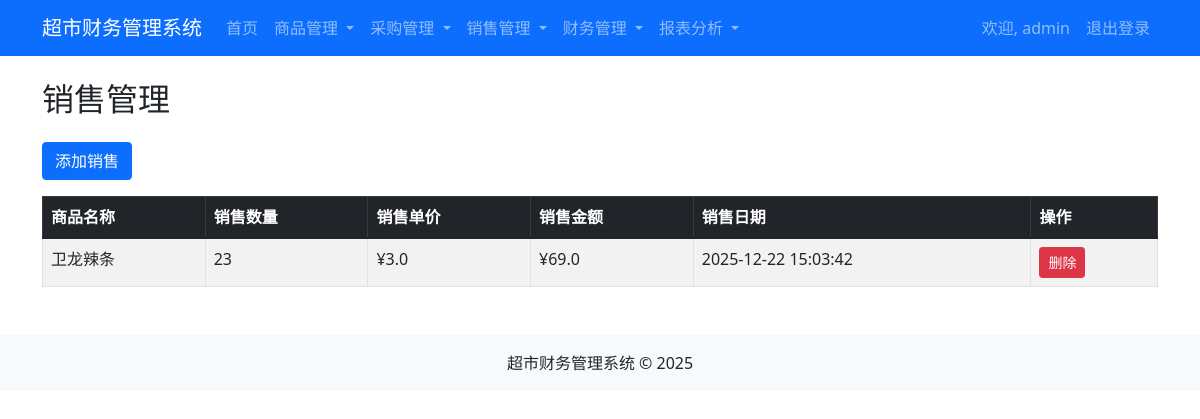
The app's page /sales (signed in) with its own data.
### app.py (models this page shows, shortened)
class User(db.Model, UserMixin):
    id = db.Column(db.Integer, primary_key=True)
    username = db.Column(db.String(20), unique=True, nullable=False)
    email = db.Column(db.String(120), unique=True, nullable=False)
    password = db.Column(db.String(60), nullable=False)
    role = db.Column(db.String(20), nullable=False, default='user')

class Sale(db.Model):
    id = db.Column(db.Integer, primary_key=True)
    product_id = db.Column(db.Integer, db.ForeignKey('product.id'), nullable=False)
    quantity = db.Column(db.Integer, nullable=False)
    total_amount = db.Column(db.Float, nullable=False)
    sale_date = db.Column(db.DateTime, nullable=False, default=datetime.utcnow)
    product = db.relationship('Product', backref=db.backref('sales', lazy=True))

class Product(db.Model):
    id = db.Column(db.Integer, primary_key=True)
    name = db.Column(db.String(100), nullable=False)
    category = db.Column(db.String(50), nullable=False)
    price = db.Column(db.Float, nullable=False)
    cost_price = db.Column(db.Float, nullable=False)

### app.py (the view)
@app.route("/sales")
@login_required
def sale_list():
    sales = Sale.query.order_by(Sale.sale_date.desc()).all()
    return render_template('sale_list.html', sales=sales)

### app.py (called while the page is built)
@login_manager.user_loader
def load_user(user_id):
    return User.query.get(int(user_id))

### templates/sale_list.html
{% extends 'base.html' %}
{% block content %}
<div class="row">
    <div class="col-md-12">
        <h2 class="mb-4">销售管理</h2>
        <a href="{{ url_for('add_sale') }}" class="btn btn-primary mb-3">添加销售</a>
        <div class="table-responsive">
            <table class="table table-striped table-bordered">
                <thead class="table-dark">
                    <tr>
                        <th>商品名称</th>
                        <th>销售数量</th>
                        <th>销售单价</th>
                        <th>销售金额</th>
                        <th>销售日期</th>
                        <th>操作</th>
                    </tr>
                </thead>
                <tbody>
                    {% for sale in sales %}
                    <tr>
                        <td>{{ sale.product.name }}</td>
                        <td>{{ sale.quantity }}</td>
                        <td>¥{{ sale.product.price }}</td>
                        <td>¥{{ sale.total_amount }}</td>
                        <td>{{ sale.sale_date.strftime('%Y-%m-%d %H:%M:%S') }}</td>
                        <td>
                            <form action="{{ url_for('delete_sale', sale_id=sale.id) }}" method="POST" style="display: inline;">
                                <button type="submit" class="btn btn-sm btn-danger" onclick="return confirm('确定要删除该销售记录吗？')">删除</button>
                            </form>
                        </td>
                    </tr>
                    {% endfor %}
                </tbody>
            </table>
        </div>
    </div>
</div>
{% endblock %}

### templates/base.html (shortened to what this page needs)
<!DOCTYPE html>
<html lang="zh-CN">
<head>
    <link rel="stylesheet" href="https://cdn.jsdelivr.net/npm/bootstrap@5.1.3/dist/css/bootstrap.min.css">
    <link rel="stylesheet" href="{{ url_for('static', filename='style.css') }}">
</head>
<body>
    <nav class="navbar navbar-expand-lg navbar-dark bg-primary">
        <div class="container">
            <a class="navbar-brand" href="{{ url_for('home') }}">超市财务管理系统</a>
            <div class="collapse navbar-collapse" id="navbarNav">
                {% if current_user.is_authenticated %}
                <ul class="navbar-nav">
                    <li class="nav-item">
                        <a class="nav-link" href="{{ url_for('home') }}">首页</a>
                    </li>
                    <li class="nav-item dropdown">
                        <a class="nav-link dropdown-toggle" href="#" id="productDropdown" role="button" data-bs-toggle="dropdown" aria-expanded="false">
                            商品管理
                        </a>
                    </li>
                    <li class="nav-item dropdown">
                        <a class="nav-link dropdown-toggle" href="#" id="purchaseDropdown" role="button" data-bs-toggle="dropdown" aria-expanded="false">
                            采购管理
                        </a>
                    </li>
                    <li class="nav-item dropdown">
                        <a class="nav-link dropdown-toggle" href="#" id="saleDropdown" role="button" data-bs-toggle="dropdown" aria-expanded="false">
                            销售管理
                        </a>
                    </li>
                    <li class="nav-item dropdown">
                        <a class="nav-link dropdown-toggle" href="#" id="financeDropdown" role="button" data-bs-toggle="dropdown" aria-expanded="false">
                            财务管理
                        </a>
                    </li>
                    <li class="nav-item dropdown">
                        <a class="nav-link dropdown-toggle" href="#" id="reportDropdown" role="button" data-bs-toggle="dropdown" aria-expanded="false">
                            报表分析
                        </a>
                    </li>
                </ul>
                <ul class="navbar-nav ms-auto">
                    <li class="nav-item">
                        <span class="nav-link">欢迎, {{ current_user.username }}</span>
                    </li>
                    <li class="nav-item">
                        <a class="nav-link" href="{{ url_for('logout') }}">退出登录</a>
                    </li>
                </ul>
                {% endif %}
            </div>
        </div>
    </nav>
    <main class="container mt-4">
        {% block content %}
        {% endblock %}
    </main>
    <footer class="bg-light text-center py-3 mt-5">
        <div class="container">
            <p class="mb-0">超市财务管理系统 &copy; 2025</p>
        </div>
    </footer>
</body>
</html>

### static/style.css (style rules this page uses)
.table { margin-bottom: 0; }

### records on screen
User: username "admin"
Sale: product.name "卫龙辣条", quantity "23", product.price "3.0", total_amount "69.0", sale_date "2025-12-22 15:03:42"
